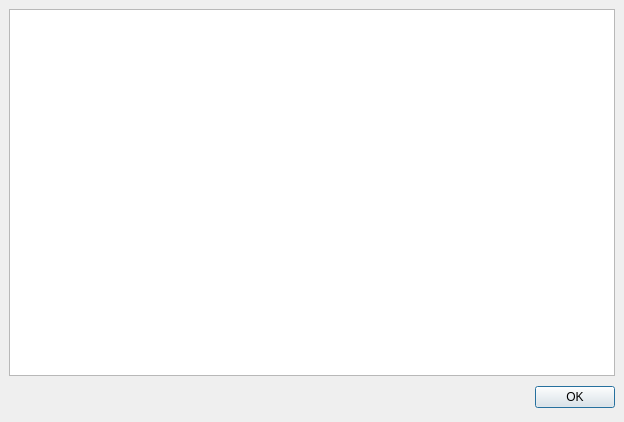
<ui version="4.0" >
 <author></author>
 <comment></comment>
 <exportmacro></exportmacro>
 <class>licenseDialog</class>
 <widget class="QDialog" name="licenseDialog" >
  <property name="geometry" >
   <rect>
    <x>0</x>
    <y>0</y>
    <width>624</width>
    <height>422</height>
   </rect>
  </property>
  <property name="windowTitle" >
   <string>License</string>
  </property>
  <layout class="QVBoxLayout" >
   <property name="margin" >
    <number>9</number>
   </property>
   <property name="spacing" >
    <number>6</number>
   </property>
   <item>
    <widget class="QTextEdit" name="licenseTextEdit" >
     <property name="frameShape" >
      <enum>QFrame::StyledPanel</enum>
     </property>
     <property name="autoFormatting" >
      <set>QTextEdit::AutoNone</set>
     </property>
     <property name="readOnly" >
      <bool>true</bool>
     </property>
    </widget>
   </item>
   <item>
    <layout class="QHBoxLayout" >
     <property name="margin" >
      <number>0</number>
     </property>
     <property name="spacing" >
      <number>6</number>
     </property>
     <item>
      <spacer>
       <property name="orientation" >
        <enum>Qt::Horizontal</enum>
       </property>
       <property name="sizeHint" >
        <size>
         <width>131</width>
         <height>31</height>
        </size>
       </property>
      </spacer>
     </item>
     <item>
      <widget class="QPushButton" name="okButton" >
       <property name="text" >
        <string>OK</string>
       </property>
      </widget>
     </item>
    </layout>
   </item>
  </layout>
 </widget>
 <pixmapfunction></pixmapfunction>
 <resources/>
 <connections>
  <connection>
   <sender>okButton</sender>
   <signal>clicked()</signal>
   <receiver>licenseDialog</receiver>
   <slot>accept()</slot>
   <hints>
    <hint type="sourcelabel" >
     <x>278</x>
     <y>253</y>
    </hint>
    <hint type="destinationlabel" >
     <x>96</x>
     <y>254</y>
    </hint>
   </hints>
  </connection>
 </connections>
</ui>
